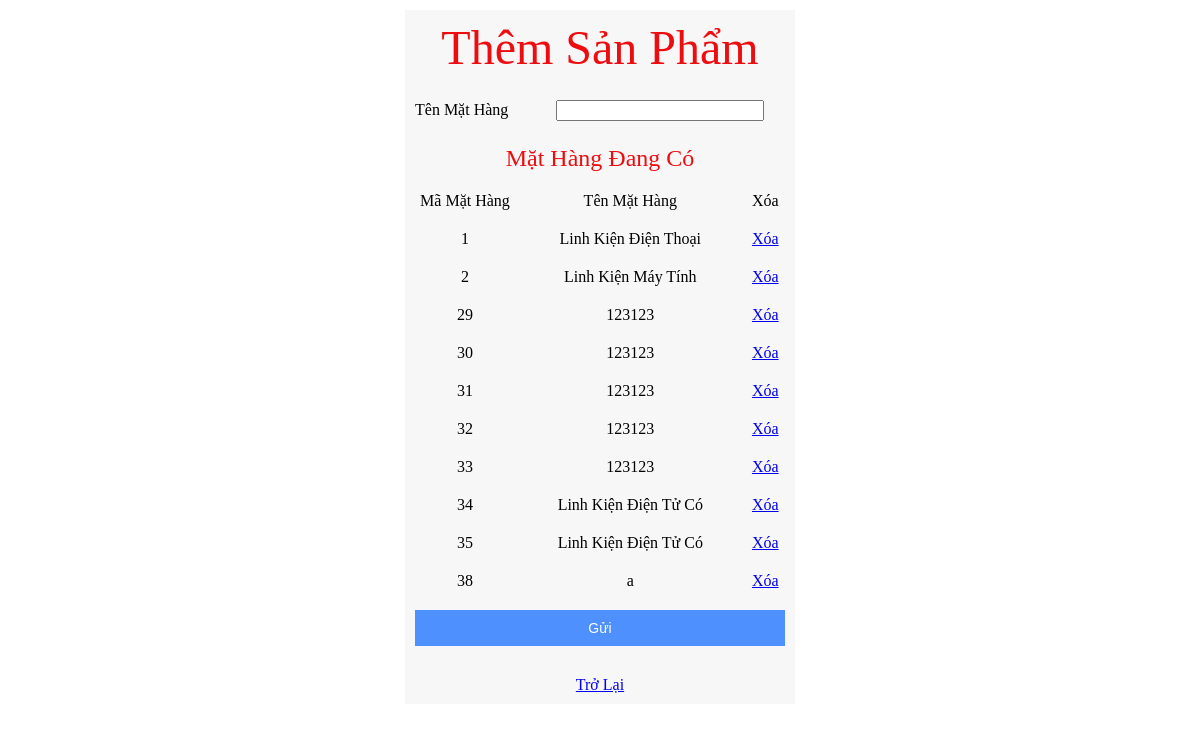
The page /themmh.php (signed in) on the database its author committed.
### tables this page shows
CREATE TABLE IF NOT EXISTS `mathang` (
  `MaMH` int(11) NOT NULL AUTO_INCREMENT,
  `TenMH` varchar(100) NOT NULL,
  PRIMARY KEY (`MaMH`)
);

### themmh.php (the view, shortened to what this page needs)
<!doctype html>
<html>
<head>
<link href="CSS/themmh.css" rel="stylesheet" type="text/css" />
</head>
<body>
    <form action="themmh.php" method="post" enctype="multipart/form-data" name="form" onSubmit="return KiemTra()">
	<table  cellpadding="0" cellspacing="0">
    	<tr>
        	<td colspan="3" align="center" height="50">
            	<font color="#ED0D10" size="15">Thêm Sản Phẩm</font>
            </td>
        </tr>
        <tr height="50">
        	<td width="100">
            	Tên Mặt Hàng
            </td>
            <td width="250" align="center" colspan="2">
            	<input type="text" name="TenMH" onKeyPress="return Max()">
            </td>
        </tr>
        <tr>
        	<td colspan="3" align="center">
            	<font color="#ED0D10" size="5">Mặt Hàng Đang Có</font>
            </td>
        </tr>
        <tr>
        	<td align="center">
            	Mã Mặt Hàng
            </td>
            <td align="center">
            	Tên Mặt Hàng
            </td>
            <td align="center">
            	Xóa
            </td>
        </tr>
        	<?php
				$kq = mysql_query("select * from mathang");
				if(mysql_num_rows($kq)>0)
				{
					while($dong = mysql_fetch_row($kq))
					{
						$MaMH = $dong[0];
						$TenMH = $dong[1];
						echo "<tr><td align='center'>".$MaMH."</td><td align='center'>".$TenMH."</td><td align='center'><a href='xoamh.php?mamh=$MaMH'>Xóa</a></tr>";
					}
				}
			?>
        <tr>
        	<td colspan="3">
            	<input type="submit" name="sub" value="Gửi">
            </td>
        </tr>
        <tr>
        	<td colspan="3" align="center">
                <a href="trang3.php">Trở Lại</a>
            </td>
        </tr>
    </table>
    </form>
</body>
</html>

### CSS/themmh.css (style rules this page uses)
body { background:url(../Image/AdminBackground.jpg); }
input { width:200px; }
table { margin:10px auto; background-color: #F7F7F7; }
td { padding:10px; }
input[type=submit] { text-align: center; font-size: 14px; font-family: 'Arial', sans-serif; height: 36px; padding: 0 8px; border: 0px; color: #fff; background-color: #4d90fe; width: 100%; display: block; margin-bottom: 10px; position: relative; }

### rows shown on the page
mathang: MaMH "1", TenMH "Linh Kiện Điện Thoại"
mathang: MaMH "2", TenMH "Linh Kiện Máy Tính"
mathang: MaMH "29", TenMH "123123"
mathang: MaMH "30", TenMH "123123"
mathang: MaMH "31", TenMH "123123"
mathang: MaMH "32", TenMH "123123"
mathang: MaMH "33", TenMH "123123"
mathang: MaMH "34", TenMH "Linh Kiện Điện Tử Có"
mathang: MaMH "35", TenMH "Linh Kiện Điện Tử Có"
mathang: MaMH "38", TenMH "a"
